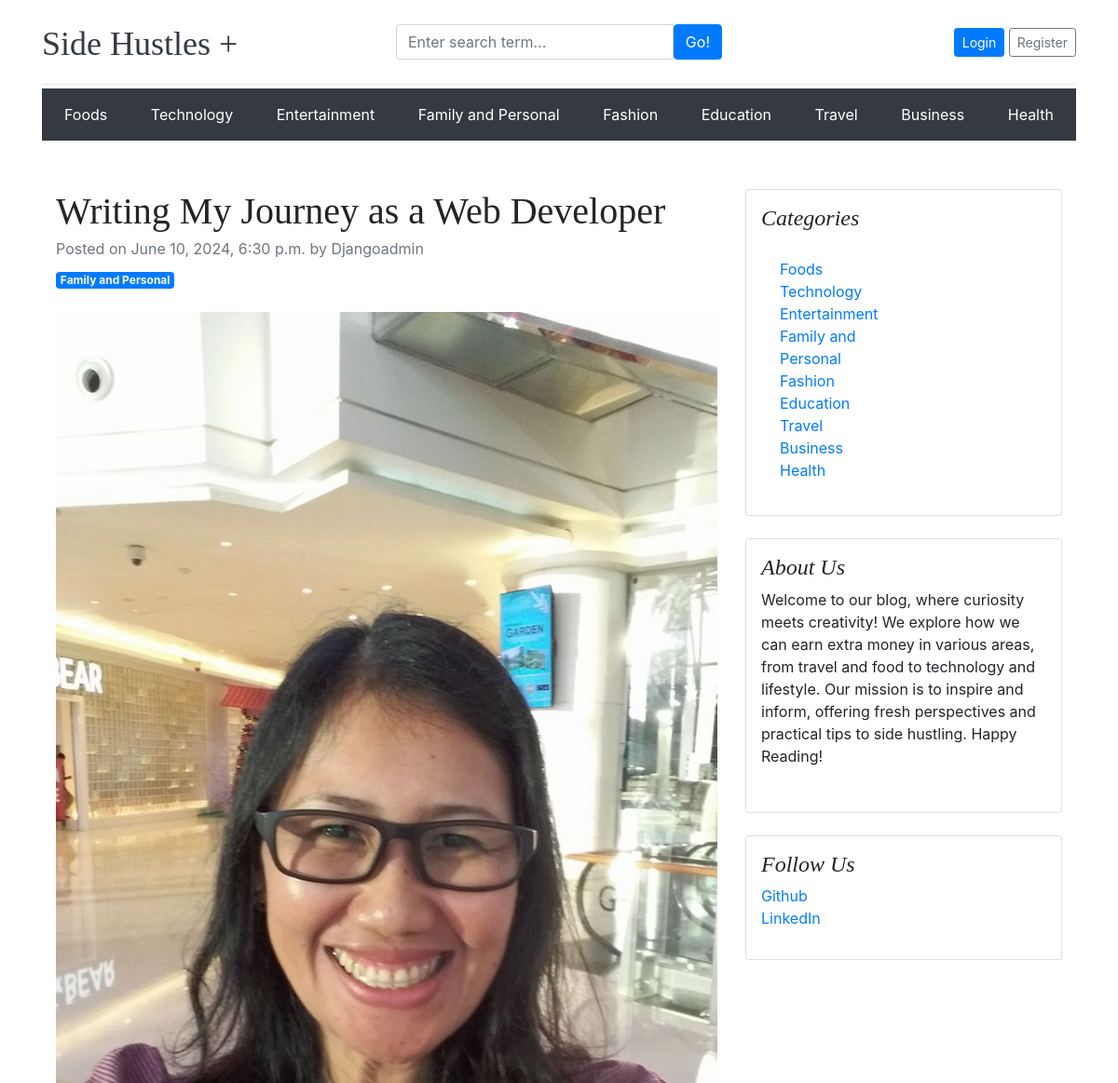
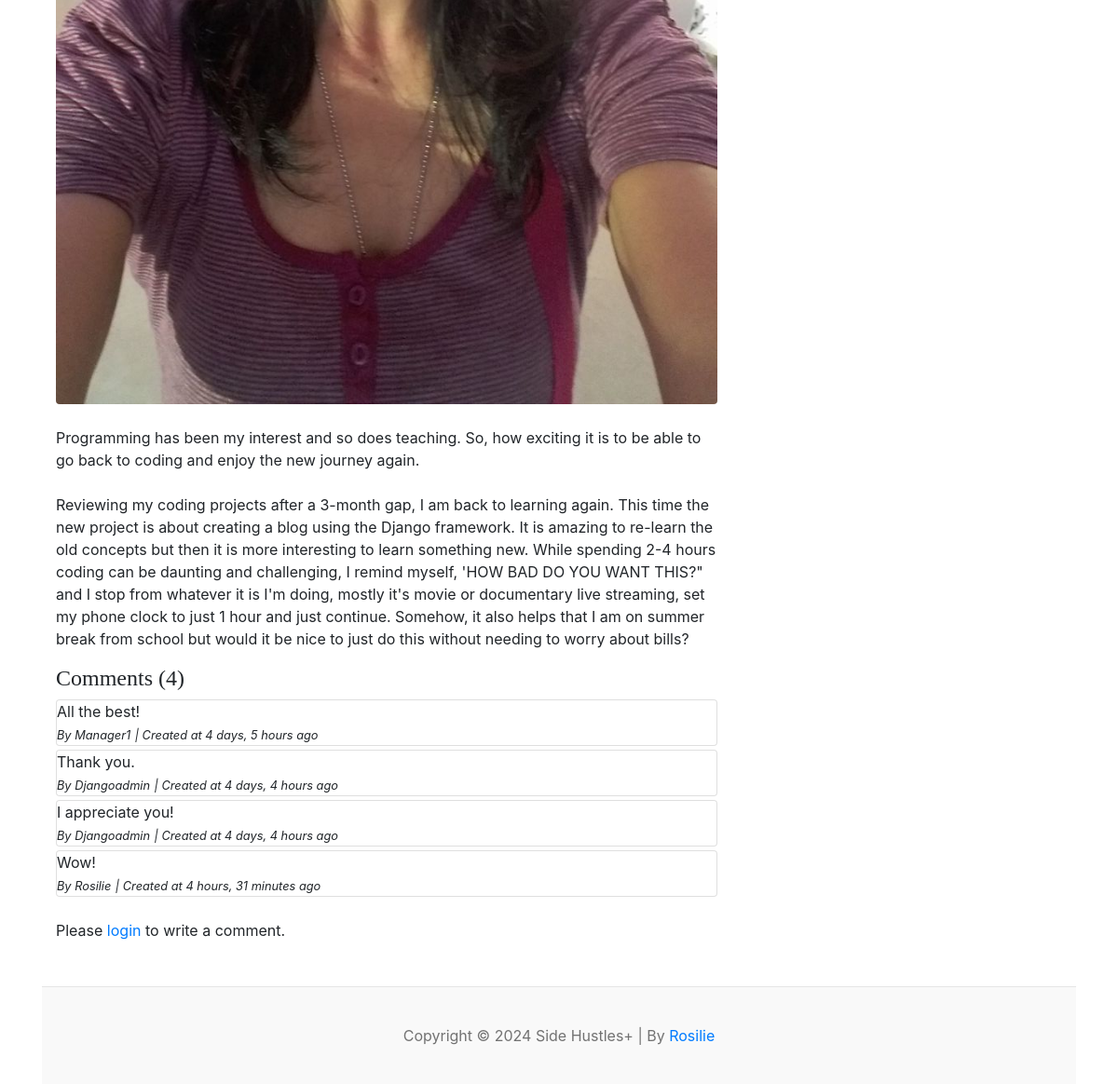
Page /blogs/writing-my-journey-as-a-web-developer-2/ on the committed database (2 pictures, top to bottom).
### blogs/models.py (models this page shows, shortened)
class Category(models.Model):
    category_name = models.CharField(max_length=50, unique=True)
    created_at = models.DateTimeField(auto_now_add=True)
    updated_at = models.DateTimeField(auto_now=True)
    class Meta:
        verbose_name_plural = 'categories'
    def __str__(self):
        return self.category_name

class Blog(models.Model):
    title = models.CharField(max_length=100)
    slug = models.SlugField(max_length=150, unique=True, blank=True)
    category = models.ForeignKey(Category, on_delete=models.CASCADE)
    author = models.ForeignKey(User, on_delete=models.CASCADE)
    featured_image = models.ImageField(upload_to='uploads/%Y/%m/%d')
    short_description = models.TextField(max_length=500)
    blog_body = RichTextField()
    status = models.CharField(
        max_length=20, choices=STATUS_CHOICES, default="Draft")
    is_featured = models.BooleanField(default=False)
    created_at = models.DateTimeField(auto_now_add=True)
    updated_at = models.DateTimeField(auto_now=True)

class Comment(models.Model):
    user = models.ForeignKey(User, on_delete=models.CASCADE)
    blog = models.ForeignKey(Blog, on_delete=models.CASCADE)
    comment = models.TextField(max_length=250)
    created_at = models.DateTimeField(auto_now_add=True)
    updated_at = models.DateTimeField(auto_now=True)
    def __str__(self):
        return self.comment

### blog_profile/models.py (models this page shows, shortened)
class About(models.Model):
    about_heading = models.CharField(max_length=25)
    about_description = models.TextField(max_length=350)
    created_at = models.DateTimeField(auto_now_add=True)
    updated_at = models.DateTimeField(auto_now=True)
    class Meta:
        verbose_name_plural = 'About'

class SocialLink(models.Model):
    platform = models.CharField(max_length=25)
    link = models.URLField(max_length=100)
    created_at = models.DateTimeField(auto_now_add=True)
    updated_at = models.DateTimeField(auto_now=True)

### blogs/views.py (the view, shortened to what this page needs)
# urls.py: path('blogs/<slug:blog_slug>/', BlogsView.blogs, name='blogs'),
def blogs(request, blog_slug):
    single_post = get_object_or_404(Blog, slug=blog_slug, status='Published')
    comments = Comment.objects.filter(blog=single_post)
    comment_count = comments.count()
    print(comments)
    context = {
        'single_post': single_post,
        'comments': comments,
        'comment_count': comment_count,
    }
    return render(request, 'blogs.html', context)

### blogs/context_processors.py (called while the page is built)
def get_categories(request):
    categories = Category.objects.all()
    return dict(categories=categories)

def get_social_links(request):
    social_links = SocialLink.objects.all()
    return dict(social_links=social_links)

def get_about_us(request):
    try:
        about = About.objects.get()
    except:
        about = None
    return dict(about=about)

### templates/blogs.html
{% extends 'base.html' %}
{% block content %}
<div class="container mt-5">
    <div class="row">
        <div class="col-lg-8">
            <article>
                <header class="mb-4">
                    <h1 class="fw-bolder mb-1">{{ single_post.title }}</h1>
                    <div class="text-muted fst-italic mb-2">Posted on {{ single_post.created_at }} by
                        {{single_post.author|title}}</div>
                    <a class="badge bg-primary text-decoration-none text-light" href="#!">{{single_post.category}}</a>
                </header>
                <figure class="mb-4"><img class="img-fluid rounded" src="{{single_post.featured_image.url}}"
                        alt="..." /></figure>
                <section class="mb-5">
                    <p class="fs-5 mb-4">{{single_post.short_description}}</p>
                    <p class="fs-5 mb-4">{{single_post.blog_body | safe | linebreaks }}</p>
                    <h4>Comments ({{comment_count}})</h4>
                    {% if comments %}
                    {% for comment in comments %}
                    <div class="card mt-1">
                        <p class="card-text mb-0"> {{comment}} </p>
                        <span>
                            <small><i>By {{comment.user | title}}</i></small>
                            <small><i> | Created at {{comment.created_at|timesince}} ago</i></small>
                        </span>
                    </div>
                    {% endfor %}
                    {% else %}
                    No comments yet
                    {% endif %}
                    <br>
                    <div class="form-group">
                        {% if user.is_authenticated %}
                        <form action="" method="POST">
                            {% csrf_token %}
                            <div class="form-group">
                                <textarea name="user_comment" class="form-control"
                                    placeholder="Write your comment."></textarea>
                                <input type="submit" value="Submit" class="btn btn-primary mt-2">
                            </div>
                        </form>
                        {% else %}
                        <p> Please <span><a href="{% url 'login' %}">login</a></span> to write a comment.</p>
                        {% endif %}
                    </div>
                </section>
            </article>
        </div>
        <div class="col-lg-4">
            <div class="card mb-4 p-3">
                <h4 class="font-italic">Categories</h4>
                <div class="card-body">
                    <div class="row">
                        <div class="col-sm-6">
                            <ul class="list-unstyled mb-0">
                                {% for cat in categories %}
                                <li><a href="{% url 'posts_by_category' cat.id %}"> {{cat}} </a></li>
                                {% endfor %}
                            </ul>
                        </div>
                    </div>
                </div>
            </div>
            <div class="card mb-4 p-3">
                <h4 class="font-italic">{{about.about_heading}}</h4>
                <ol class="list-unstyled">
                    <p>{{ about.about_description }}</p>
                </ol>
            </div>
            {% if social_links %}
            <div class="card mb-4 p-3">
                <h4 class="font-italic">Follow Us</h4>
                <ol class="list-unstyled">
                    {% for i in social_links %}
                    <li><a href="{{i.link}}" target="_blank">{{i.platform}}</a></li>
                    {% endfor %}
                </ol>
            </div>
            {% endif %}
        </div>
    </div>
</div>
{% endblock %}

### templates/base.html (shortened to what this page needs)
{% load static %}
<!DOCTYPE html>
<html lang="en">
<head>
    <link href="https://getbootstrap.com/docs/4.0/dist/css/bootstrap.min.css" rel="stylesheet">
    <link href="{% static 'css/blog.css' %}" rel="stylesheet">
    <link rel="stylesheet" href="https://cdnjs.cloudflare.com/ajax/libs/font-awesome/4.7.0/css/font-awesome.min.css">
</head>
<body>
    <div class="container">
        <header class="blog-header py-3">
            <div class="row flex-nowrap justify-content-between align-items-center">
                <div class="col-4 pt-1">
                    <a class="blog-header-logo text-dark" href="/">Side Hustles + </a>
                </div>
                <div class="col-4 ">
                    <form action="{% url 'search' %}" method="GET">
                        <div class="input-group">
                            <input class="form-control" type="text" name="keyword" value="{{keyword}}"
                                placeholder="Enter search term..." aria-label="Enter search term..."
                                aria-describedby="button-search" />
                            <button type="submit" class="btn btn-primary" id="button-search" type="button">Go!</button>
                        </div>
                    </form>
                </div>
                <div class="col-4 d-flex justify-content-end align-items-center">
                    {% if not user.is_authenticated %}
                    <a class="btn btn-sm btn-primary" href="{% url 'login' %}">Login</a> &nbsp;
                    <a class="btn btn-sm btn-outline-secondary" href="{% url 'register' %}">Register</a>
                    {% else %}
                    <span><a href="{% url 'dashboard' %}">Dashboard</a></span>
                    &emsp;
                    <span><a href="{% url 'logout' %}">Logout</a></span>
                    {% endif %}
                </div>
        </header>
        <div class="nav-scroller py-1 mb-2">
            <nav class="navbar navbar-dark bg-dark">
                {% for c in categories%}
                <a class="p-2 text-white" href="{% url 'posts_by_category' c.id %}">{{ c }}</a>
                {% endfor %}
            </nav>
        </div>
        {% block content %}
        {% endblock%}
        <footer class="blog-footer">
            <p>Copyright &copy
                <script>document.write(/\d{4}/.exec(Date())[0])</script> Side Hustles+ | By <a
                    href="https://www.linkedin.com/in/rosilielim/" target="_blank">Rosilie</a>
            </p>
        </footer>
    </div>
</body>
</html>

### blog_main/static/css/blog.css (style rules this page uses)
.blog-header { border-bottom: 1px solid #e5e5e5; }
.blog-header-logo { font-family: "Playfair Display", Georgia, "Times New Roman", serif ; font-size: 2.25rem; }
h1, h2, h3, h4, h5, h6 { font-family: "Playfair Display", Georgia, "Times New Roman", serif ; }
.blog-footer { padding: 2.5rem 0; color: #727272; text-align: center; background-color: #f9f9f9; border-top: .05rem solid #e5e5e5; }
.blog-footer p:last-child { margin-bottom: 0; }

### rows in the picture
Category: category_name "Foods"
Category: category_name "Technology"
Category: category_name "Entertainment"
Category: category_name "Family and Personal"
Category: category_name "Fashion"
Category: category_name "Education"
Category: category_name "Travel"
Category: category_name "Business"
Category: category_name "Health"
Blog: title "Writing My Journey as a Web Developer", created_at "June 10, 2024, 6:30 p.m.", author "Djangoadmin", category "Family and Personal", featured_image (picture), short_description "Programming has been my interest and so does teaching. So, how exciting it is to be able to go back to coding and enjoy the new journey again.", blog_body "Reviewing my coding projects after a 3-month gap, I am back to learning again. This time the new project is about creating a blog using the Django framework. It is amazing to re-learn the old concepts but then it is more interesting to learn something new. While spending 2-4 hours coding can be daunting and challenging, I remind myself, 'HOW BAD DO YOU WANT THIS?\" and I stop from whatever it is I'm doing, mostly it's movie or documentary live streaming, set my phone clock to just 1 hour and just continue. Somehow, it also helps that I am on summer break from school but would it be nice to just do this without needing to worry about bills?"
Comment: comment "All the best!", user "Manager1", created_at "4 days, 5 hours"
Comment: comment "Thank you.", user "Djangoadmin", created_at "4 days, 4 hours"
Comment: comment "I appreciate you!", user "Djangoadmin", created_at "4 days, 4 hours"
Comment: comment "Wow!", user "Rosilie", created_at "4 hours, 31 minutes"
About: about_heading "About Us", about_description "Welcome to our blog, where curiosity meets creativity! We explore how we can earn extra money in various areas, from travel and food to technology and lifestyle. Our mission is to inspire and inform, offering fresh perspectives and practical tips to side hustling. Happy Reading!"
SocialLink: platform "Github"
SocialLink: platform "LinkedIn"

### other values in the picture
{{ comment_count }} "4"
